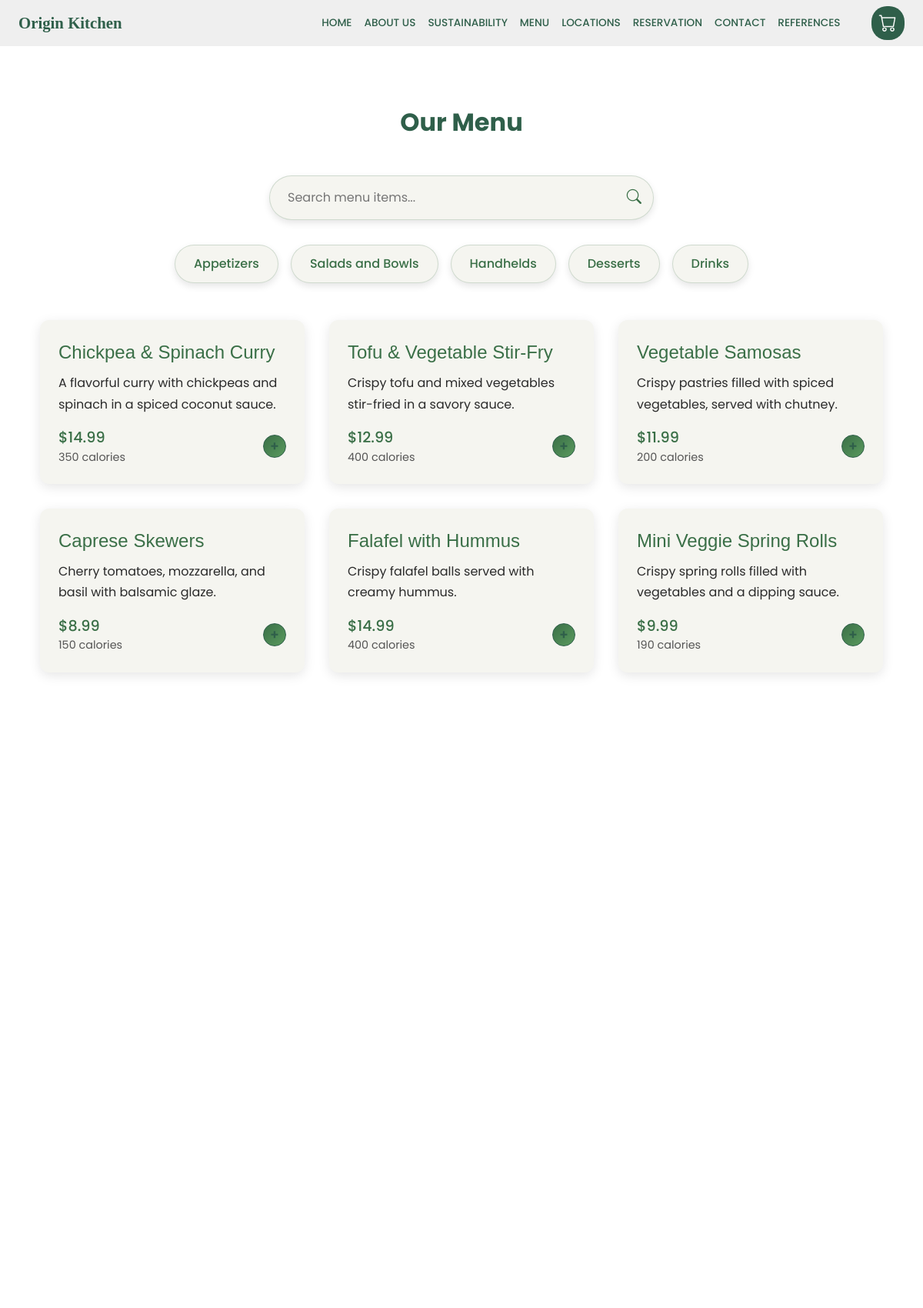
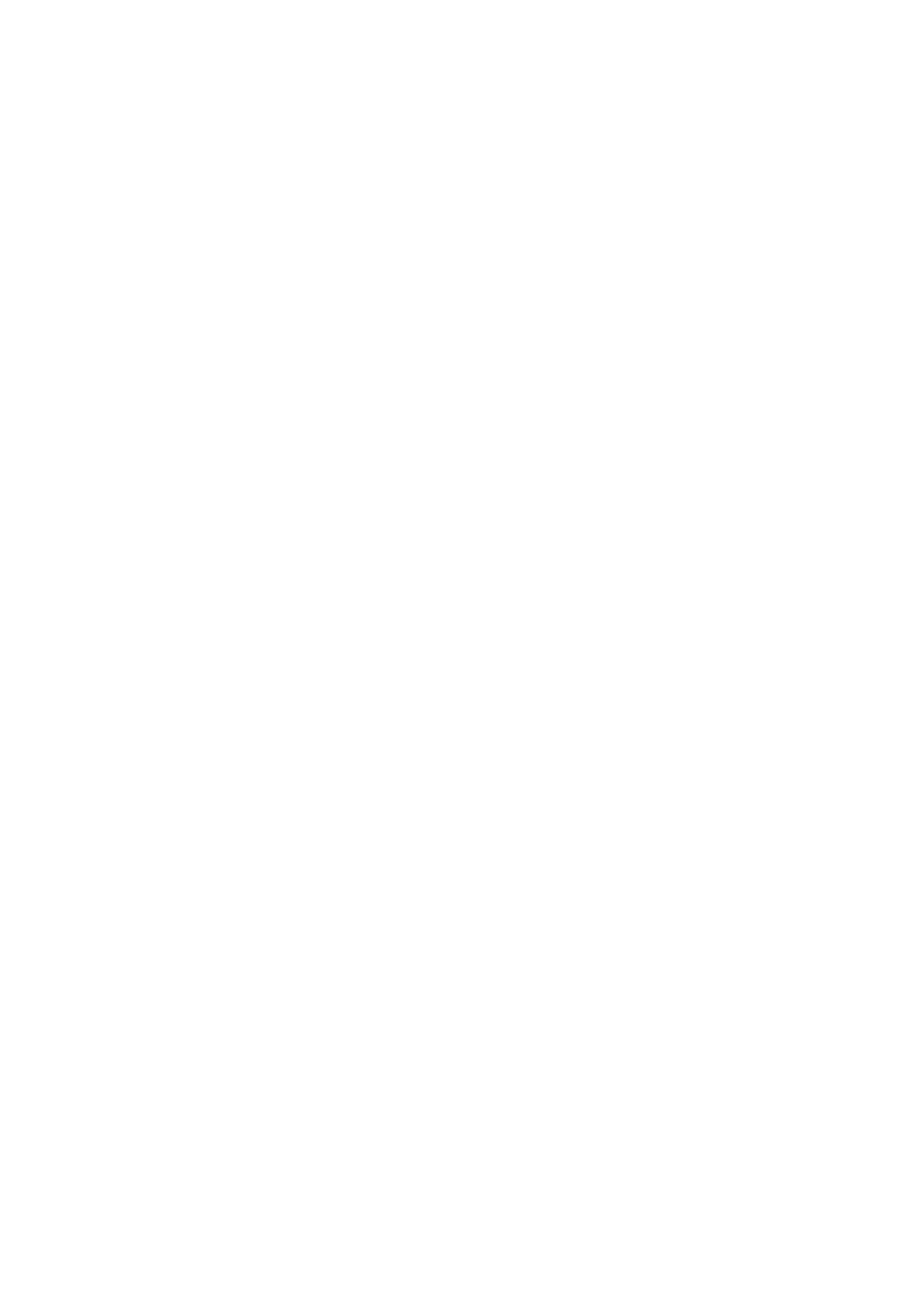
The app's page /menu/ (upper part) with its own data (2 pictures, top to bottom).
### website/models.py (models this page shows, shortened)
class MenuItem(models.Model):
    CATEGORY_CHOICES = [
        ('appetizers', 'Appetizers'),
        ('soups_salads', 'Soups & Salads'),
        ('mains', 'Mains'),
        ('sides', 'Sides'),
        ('desserts', 'Desserts'),
        ('drinks', 'Drinks'),
    ]
    name = models.CharField(max_length=100)
    description = models.TextField()
    price = models.DecimalField(max_digits=6, decimal_places=2)
    category = models.CharField(max_length=20, choices=CATEGORY_CHOICES)
    image = models.ImageField(upload_to='menu_images/', blank=True, null=True)
    calories = models.PositiveIntegerField(blank=True, null=True)

### website/views.py (the view)
# urls.py: path('menu/', views.menu, name='menu'),
def menu(request):
    search_query = request.GET.get('search', '')
    category = request.GET.get('category', '')
    items = MenuItem.objects.all()
    if search_query:
        items = items.filter(
            Q(name__icontains=search_query) |
            Q(description__icontains=search_query)
        )
    if category:
        items = items.filter(category=category)
    context = {
        'items': items,
        'search_query': search_query,
        'category': category,
    }
    return render(request, 'website/menu.html', context)

### templates/website/menu.html (shortened to what this page needs)
{% extends 'website/base.html' %}
{% load static %}
{% block content %}
  <section style="background-color: white;" class="menu-section">
    <center style="margin-bottom: 50px;"><h1 style="font-family: inherit;">Our Menu</h1></center>
    <div class="container">
      <div class="menu-search slide-in-left">
        <form method="GET" action="{% url 'menu' %}" class="search-form">
          <input type="text" name="search" placeholder="Search menu items..." value="{{ search_query|default_if_none:'' }}">
          <button type="submit" class="search-btn"><i class="bi bi-search"></i></button>
        </form>
      </div>
      <div class="category-filter slide-in-right">
        <a href="{% url 'menu' %}?category=appetizers" class="btn {% if category == 'appetizers' %}active{% endif %}">Appetizers</a>
        <a href="{% url 'menu' %}?category=soups_salads" class="btn {% if category == 'soups_salads' %}active{% endif %}">Salads and Bowls</a>
        <a href="{% url 'menu' %}?category=mains" class="btn {% if category == 'mains' %}active{% endif %}">Handhelds</a>
        <a href="{% url 'menu' %}?category=desserts" class="btn {% if category == 'desserts' %}active{% endif %}">Desserts</a>
        <a href="{% url 'menu' %}?category=drinks" class="btn {% if category == 'drinks' %}active{% endif %}">Drinks</a>
      </div>
      <div class="menu-items">
        {% for item in items %}
          <div class="menu-item animate-on-scroll">
            <div class="item-details">
              <div class="item-name">{{ item.name }}</div>
              <div class="item-desc">{{ item.description }}</div>
              <div class="item-price-container">
                <div class="left-add-container">
                  <div class="item-price">${{ item.price }}</div>
                  <div class="calories">{{ item.calories }} calories</div>
                </div>
                <a href="{% url 'add_to_cart' item.id %}" class="add-btn">+</a>
              </div>
            </div>
          </div>
        {% endfor %}
      </div>
    </div>
  </section>
{% endblock %}

### website/static/website/styles.css (style rules this page uses)
* { box-sizing: border-box; margin: 0; padding: 0; }
body { font-family: 'Poppins', sans-serif; color: #2A2A2A; background-color: #ffffff; margin: 0; overflow-x: hidden; display: flex; flex-direction: column; min-height: 100vh; }
.container { max-width: 1200px; margin: 0 auto; padding: 0 20px; }
.animate-on-scroll { opacity: 0; transition: opacity 0.8s ease; }
.animate-on-scroll.visible { opacity: 1; animation: fadeIn 0.8s ease forwards; }
.slide-in-left { opacity: 0; animation: slideInLeft 0.8s ease forwards; }
.slide-in-right { opacity: 0; animation: slideInRight 0.8s ease forwards; }
.menu-section { padding: 5rem 2rem; position: relative; font-family: inherit; }
.menu-section::before { content: ''; position: absolute; top: 0; left: 0; width: 100%; height: 100%; background: url('https://www.transparenttextures.com/patterns/light-paper-fibers.png'); opacity: 0.1; z-index: -1; }
.menu-search { max-width: 500px; margin: 0 auto 2rem; }
.search-form { display: flex; align-items: center; background: #F5F5F0; border-radius: 50px; padding: 8px 15px; box-shadow: 0 4px 10px rgba(0, 0, 0, 0.1); border: 1px solid rgba(58, 111, 71, 0.2); }
.search-form input { flex: 1; border: none; background: transparent; padding: 8px; font-size: 1rem; color: #2A2A2A; }
.search-form .search-btn { background: none; border: none; color: #3A6F47; font-size: 1.2rem; cursor: pointer; transition: color 0.3s ease; }
.category-filter { display: flex; justify-content: center; gap: 1rem; flex-wrap: wrap; margin-bottom: 3rem; }
.category-filter .btn { background: #F5F5F0; color: #3A6F47; padding: 12px 24px; border-radius: 50px; text-decoration: none; font-size: 1rem; font-weight: 500; box-shadow: 0 4px 10px rgba(0, 0, 0, 0.1); border: 1px solid rgba(58, 111, 71, 0.2); transition: all 0.3s ease; }
.menu-items { display: grid; grid-template-columns: repeat(auto-fit, minmax(300px, 1fr)); gap: 2rem; }
.menu-item { background: #F5F5F0; border-radius: 12px; box-shadow: 0 4px 15px rgba(0, 0, 0, 0.1); overflow: hidden; transition: transform 0.3s ease; }
.item-details { padding: 1.5rem; }
.item-name { font-size: 1.5rem; font-family: 'Butler', sans-serif; color: #3A6F47; margin-bottom: 0.5rem; }
.item-desc { font-size: 1rem; color: #2A2A2A; line-height: 1.7; margin-bottom: 1rem; }
.item-price-container { display: flex; justify-content: space-between; align-items: center; }
.left-add-container { display: flex; flex-direction: column; }
.item-price { font-size: 1.2rem; color: #3A6F47; font-weight: 500; }
.calories { font-size: 0.9rem; color: #555; }
.add-btn { display: flex; justify-content: center; align-items: center; width: 40px; height: 40px; background: linear-gradient(135deg, #3A6F47 0%, #5A9A5E 100%); color: #F5F5F0; text-decoration: none; font-size: 1.5rem; border-radius: 50%; transition: background 0.3s ease; }
h1 { font-family: 'Butler', sans-serif; font-size: 2rem; font-weight: 700; color: #2F5F4A; margin-bottom: 2rem; }
.add-btn { background-color: #fff; color: #2F5F4A; width: 30px; height: 30px; display: flex; align-items: center; justify-content: center; border-radius: 50%; border: 1px solid #2F5F4A; text-decoration: none; font-size: 1.1rem; font-weight: 600; transition: background-color 0.3s ease, color 0.3s ease; }
.container { margin: 0 auto; }

### templates/website/base.html (style rules this page uses)
body { display: flex; flex-direction: column; min-height: 100vh; margin: 0; }

### records on screen
MenuItem: name "Chickpea & Spinach Curry", description "A flavorful curry with chickpeas and spinach in a spiced coconut sauce.", price "14.99", calories "350"
MenuItem: name "Tofu & Vegetable Stir-Fry", description "Crispy tofu and mixed vegetables stir-fried in a savory sauce.", price "12.99", calories "400"
MenuItem: name "Vegetable Samosas", description "Crispy pastries filled with spiced vegetables, served with chutney.", price "11.99", calories "200"
MenuItem: name "Caprese Skewers", description "Cherry tomatoes, mozzarella, and basil with balsamic glaze.", price "8.99", calories "150"
MenuItem: name "Falafel with Hummus", description "Crispy falafel balls served with creamy hummus.", price "14.99", calories "400"
MenuItem: name "Mini Veggie Spring Rolls", description "Crispy spring rolls filled with vegetables and a dipping sauce.", price "9.99", calories "190"
